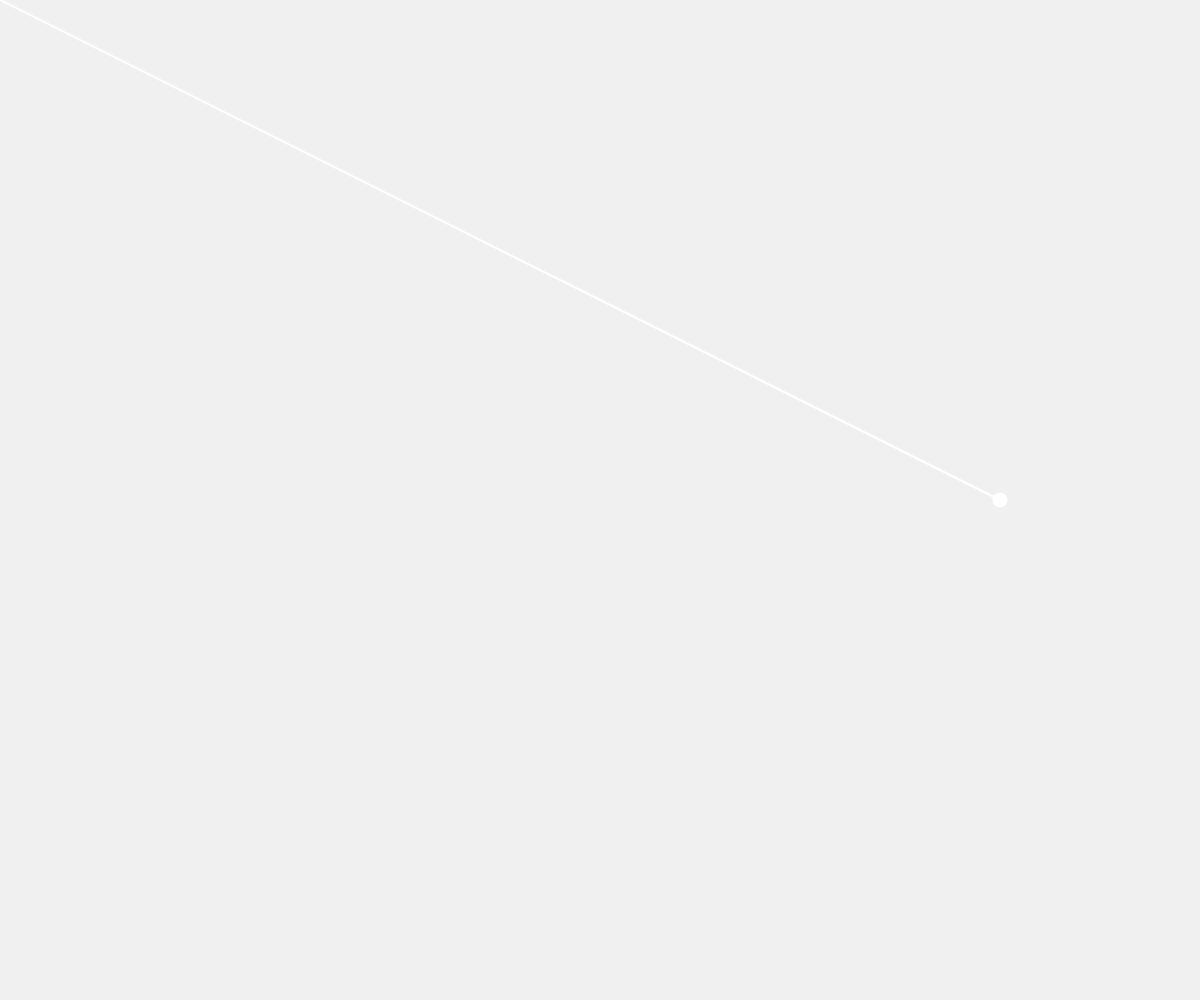
Frame 1 (no input)
Frame 60 (no input): identical to frame 1, image omitted
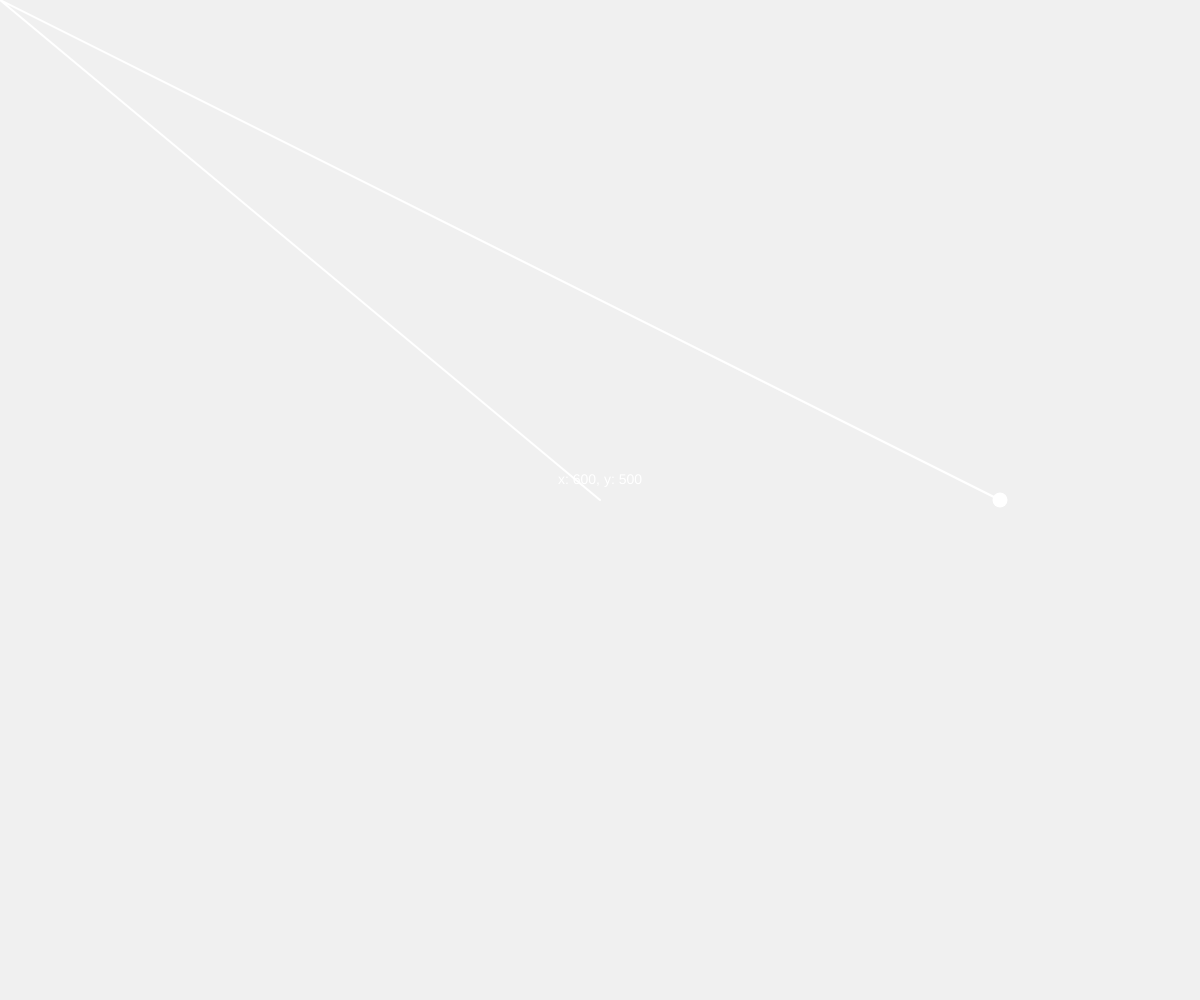
Frame 120 (the mouse pressed at the canvas centre since frame 60)

The p5.js sketch that drew these frames (run headless with seeded random() and noise() and a simulated clock; from frame 60 on, the mouse is pressed at the canvas centre):

// p5.js sketch
// ── sketch.js
let anchorX, anchorY;
let points = [];
let lineColor;
let textColor;

function setup() {
  createCanvas(windowWidth, windowHeight);
  anchorX = windowWidth - 200;
  anchorY = windowHeight / 2;

  // Set the line and text color to white
  lineColor = color(255); // white
  textColor = lineColor;  // Match text color to line color

  background(240); // Set initial background
}

function draw() {
  background(240);

  // Draw the anchor point (dot)
  fill(lineColor);
  noStroke();
  ellipse(anchorX, anchorY, 15, 15);

  // Only draw if we have points
  if (points.length > 0) {
    // Display coordinates
    fill(textColor);
    noStroke();
    textSize(14);
    textAlign(CENTER, CENTER);
    text(`x: ${mouseX}, y: ${mouseY}`, mouseX, mouseY - 20);

    // Draw the line
    stroke(lineColor);
    strokeWeight(2);
    noFill();
    beginShape();
    vertex(anchorX, anchorY);
    for (let pt of points) {
      vertex(pt.x, pt.y);
    }
    endShape();
  }
}

function mouseMoved() {
  // Only start collecting points when the user moves the mouse
  points.push({ x: mouseX, y: mouseY });
}

function mousePressed() {
  // Set the line and text color to white on click
  lineColor = color(255);
  textColor = lineColor;
}

function windowResized() {
  resizeCanvas(windowWidth, windowHeight);
  anchorX = windowWidth - 200;
  anchorY = windowHeight / 2;
}
